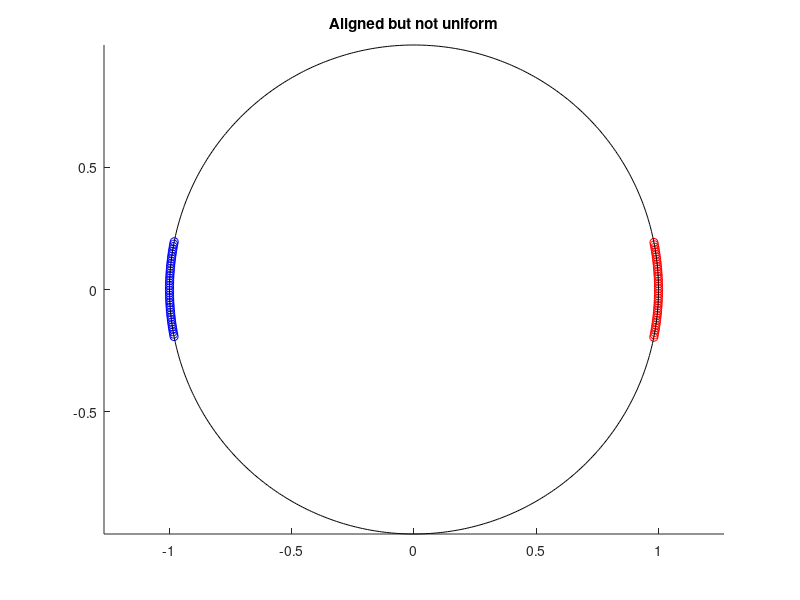

This figure's MATLAB source: (Note: this script raises an error after producing the figure.)
% Aligned but not uniform
theta_1 = -pi/16:0.01:pi/16;
class_1 = [cos(theta_1); sin(theta_1)];

theta_2 = pi-pi/16:0.01:pi+pi/16;
class_2 = [cos(theta_2); sin(theta_2)];

figure(1)
hold on
scatter(class_1(1,:), class_1(2,:), 'r')
scatter(class_2(1,:), class_2(2,:), 'b')
plot(cos(0:0.01:2*pi), sin(0:0.01:2*pi), 'k')
title("Aligned but not uniform")
axis equal

fprintf("Aligned but no uniform\nAligned loss = %f, Uniform loss = %f\n\n", L_align(class_1, class_2, 2), L_uniform(class_1, class_2, 2));

% Uniform but mis-aligned
theta_1 = 2*pi*rand(1,100);
class_1 = [cos(theta_1); sin(theta_1)];

theta_2 = 2*pi*rand(1,100);
class_2 = [cos(theta_2); sin(theta_2)];

figure(2)
hold on
scatter(class_1(1,:), class_1(2,:), 'r')
scatter(class_2(1,:), class_2(2,:), 'b')
plot(cos(0:0.01:2*pi), sin(0:0.01:2*pi), 'k')
title("Uniform but not aligned")
axis equal

fprintf("Uniform but not aligned\nAligned loss = %f, Uniform loss = %f\n\n", L_align(class_1, class_2, 2), L_uniform(class_1, class_2, 2));


% Mix of both
theta_1 = -pi/4:0.01:pi/4;
class_1 = [cos(theta_1); sin(theta_1)];

theta_2 = pi-pi/4:0.01:pi+pi/4;
class_2 = [cos(theta_2); sin(theta_2)];

figure(3)
hold on
scatter(class_1(1,:), class_1(2,:), 'r')
scatter(class_2(1,:), class_2(2,:), 'b')
plot(cos(0:0.01:2*pi), sin(0:0.01:2*pi), 'k')
title("Mix of both")
axis equal

fprintf("Mix of both\nAligned loss = %f, Uniform loss = %f\n\n", L_align(class_1, class_2, 2), L_uniform(class_1, class_2, 2));